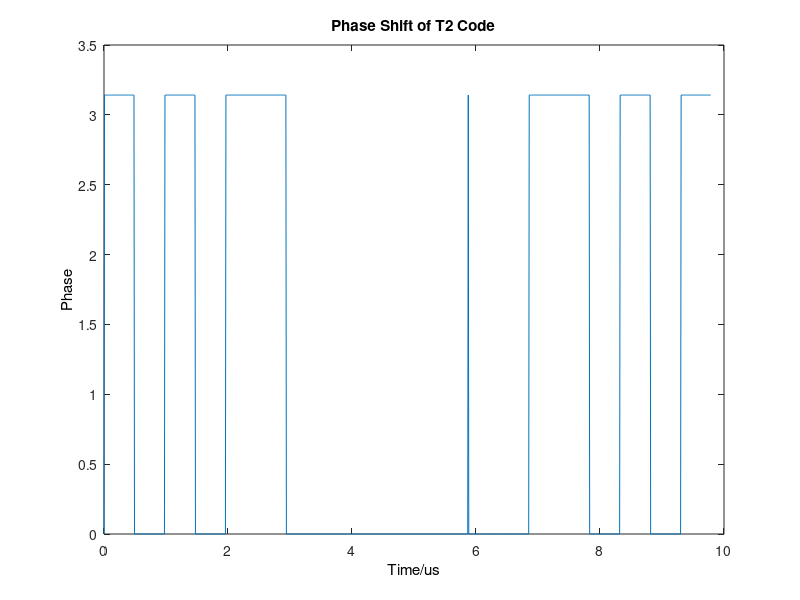
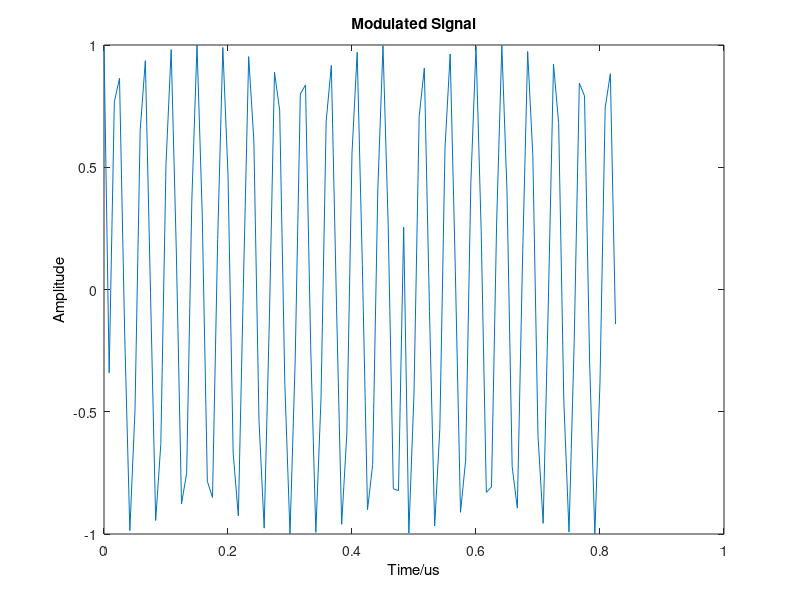
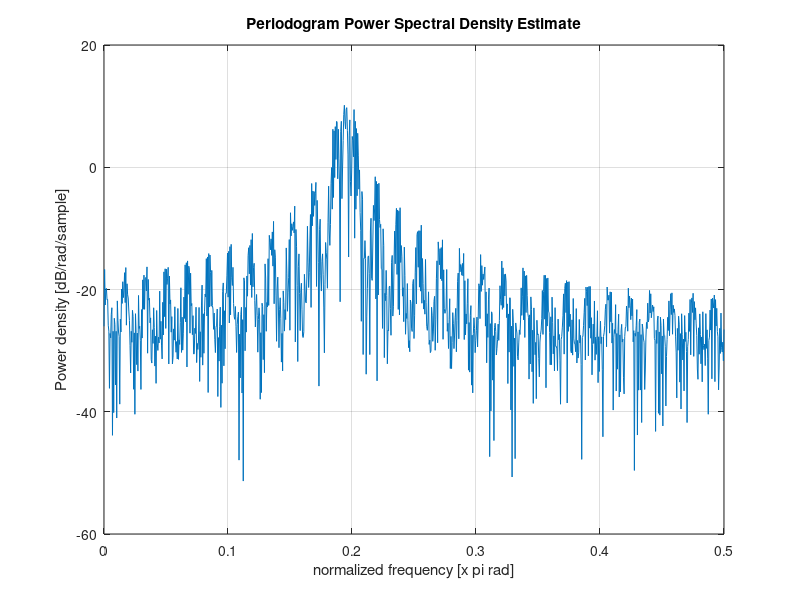

Recreate these plots in MATLAB, in order.
%function x = T2_Code()
%myFun - Description
%
% Syntax: x = T2_Code()
%
% Long description
    

close all;
clear;
    
fs = 1200e6; Ts = 1/fs;                    %sample frequency 
fc = fs/6 + rand*(fs/5-fs/6);              %carrier frequency
A=1;                                       %Amplitude
k = randi(3)+3;                              %Number of stepped frequency segments
m =2;                                      %Number of phase states 
N = 512 + randi(1920 - 512);
SAR = floor(fc/fs);
T = N*Ts;
t = 0:Ts:N*Ts-Ts;
deltaf = 250;
deltaphi = 2*pi/m;


index = 1;
for tt = 0:Ts:(N*Ts-Ts)
    jj = floor(k*tt/T);
    phase(index) = mod(((2*pi/m)*floor((((k*tt - jj*T)*((2*jj-k+1)/T)*(m/2))))), 2*pi); 
    index = index + 1;
end

for i = 1: N
    I(i) = A*cos(2*pi*fc*(i-1)*Ts+phase(i));
    Q(i) = A*sin(2*pi*fc*(i-1)*Ts+phase(i));
end

S = I + sqrt(-1)*Q;

figure(1);
plot(t*10e6,phase);
set(get(gca, 'Title'), 'String', 'Phase Shift of T2 Code');
set(get(gca, 'XLabel'), 'String', 'Time/us');
set(get(gca, 'YLabel'), 'String', 'Phase');

figure(2);
plot(t(1:100)*10e6,I(1:100));
set(get(gca, 'Title'), 'String', 'Modulated Signal');
set(get(gca, 'XLabel'), 'String', 'Time/us');
set(get(gca, 'YLabel'), 'String', 'Amplitude');


figure(3);
periodogram(I);

sprintf('Number of stepped frequency segments is %g.', k)
sprintf('The length of signal is %g.', N)

%end